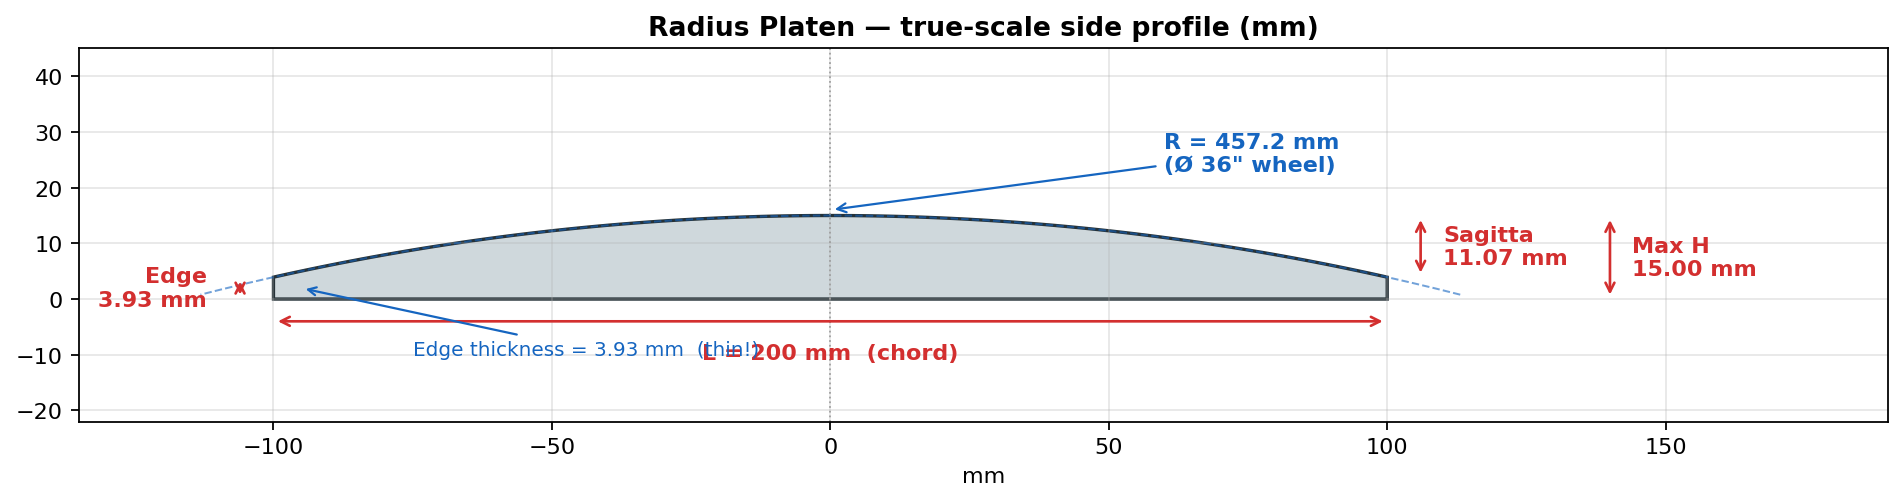

The script that saved this image:
"""Side profile (true scale) of the platen — shows the actual curvature."""
import numpy as np
import matplotlib.pyplot as plt
from matplotlib.patches import FancyArrowPatch

L = 200.0
R = 457.2
SAG = R - np.sqrt(R**2 - (L/2)**2)   # 11.07 mm
TOP_MAX = 15.0                        # constraint
BASE = TOP_MAX - SAG                  # 3.93 mm edge thickness

fig, ax = plt.subplots(figsize=(12, 4.5))

# Arc top
xs = np.linspace(-L/2, L/2, 400)
zs = BASE + SAG - (R - np.sqrt(R**2 - xs**2))

# Filled cross-section
poly_x = np.concatenate([[-L/2], xs, [L/2, -L/2]])
poly_z = np.concatenate([[0],    zs, [0,    0]])
ax.fill(poly_x, poly_z, facecolor='#cfd8dc', edgecolor='#263238', lw=1.5)

# Centerline
ax.axvline(0, color='#9e9e9e', ls=':', lw=0.8)

# Dimension lines
def hdim(x1, x2, y, txt, off=4):
    ax.annotate('', xy=(x2, y), xytext=(x1, y),
                arrowprops=dict(arrowstyle='<->', color='#d32f2f', lw=1.2))
    ax.text((x1+x2)/2, y-off, txt, ha='center', va='top',
            color='#d32f2f', fontsize=10, weight='bold')

def vdim(y1, y2, x, txt, off=4, ha='left'):
    ax.annotate('', xy=(x, y2), xytext=(x, y1),
                arrowprops=dict(arrowstyle='<->', color='#d32f2f', lw=1.2))
    ax.text(x+off, (y1+y2)/2, txt, ha=ha, va='center',
            color='#d32f2f', fontsize=10, weight='bold')

hdim(-L/2, L/2, -4, "L = 200 mm  (chord)")
vdim(0, BASE, -L/2 - 6, f"Edge\n{BASE:.2f} mm", off=-6, ha='right')
vdim(BASE, BASE+SAG, L/2 + 6, "Sagitta\n11.07 mm")
vdim(0, BASE+SAG, L/2 + 40, "Max H\n15.00 mm")

# Edge thickness callout
ax.annotate(f'Edge thickness = {BASE:.2f} mm  (thin!)', xy=(-L/2+5, BASE/2),
            xytext=(-L/2+25, BASE/2 - 12),
            arrowprops=dict(arrowstyle='->', color='#1565c0'),
            color='#1565c0', fontsize=9)

# Radius arc reference (the full wheel, small fraction)
theta = np.linspace(np.pi/2 - 0.25, np.pi/2 + 0.25, 200)
cx, cz = 0, BASE + SAG - R
ax.plot(R*np.cos(theta) + cx, R*np.sin(theta) + cz, '--', color='#1565c0', lw=0.9, alpha=0.6)
ax.annotate('R = 457.2 mm\n(Ø 36" wheel)', xy=(0, BASE+SAG+1),
            xytext=(60, BASE+SAG+8),
            arrowprops=dict(arrowstyle='->', color='#1565c0'),
            color='#1565c0', fontsize=10, weight='bold')

ax.set_xlim(-L/2 - 35, L/2 + 90)
ax.set_ylim(-22, 45)
ax.set_aspect('equal')
ax.set_title('Radius Platen — true-scale side profile (mm)', fontsize=12, weight='bold')
ax.set_xlabel('mm')
ax.grid(True, alpha=0.3)

plt.tight_layout()
plt.savefig('/home/user/github-pages/platen_profile.png', dpi=160, bbox_inches='tight')
print("Saved: /home/user/github-pages/platen_profile.png")
